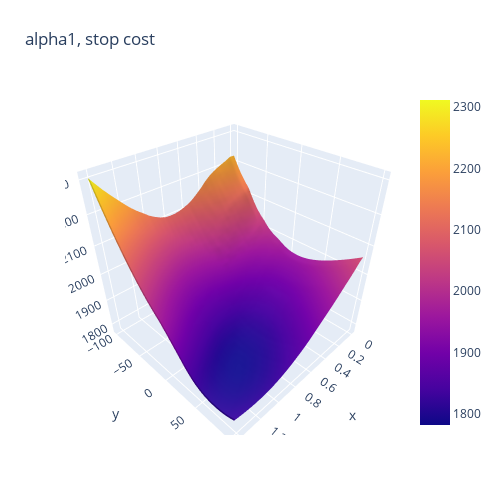

Notebook code for this chart:
### Code cell
fig = go.Figure(data=[go.Surface(x=alpha_1_grid,y=stopcost_grid,z=likelihood4)])

fig.update_layout(title='alpha1, stop cost', autosize=False,
                  width=500, height=500,
                  margin=dict(l=65, r=50, b=65, t=90))

fig.show()

### Figure 1 — Plotly figure (JSON) as saved in the notebook; plotly's stock layout.template omitted (floating-point values rounded to 4 significant figures; data arrays with more than 128 entries replaced by an {"elided": "..."} marker saying what was removed)
{"data": [{"type": "surface", "x": {"elided": "100x40 float values"}, "y": {"elided": "100x40 float values"}, "z": {"elided": "100x40 float values"}}], "layout": {"autosize": false, "height": 500, "margin": {"b": 65, "l": 65, "r": 50, "t": 90}, "title": {"text": "alpha1, stop cost"}, "width": 500}}
